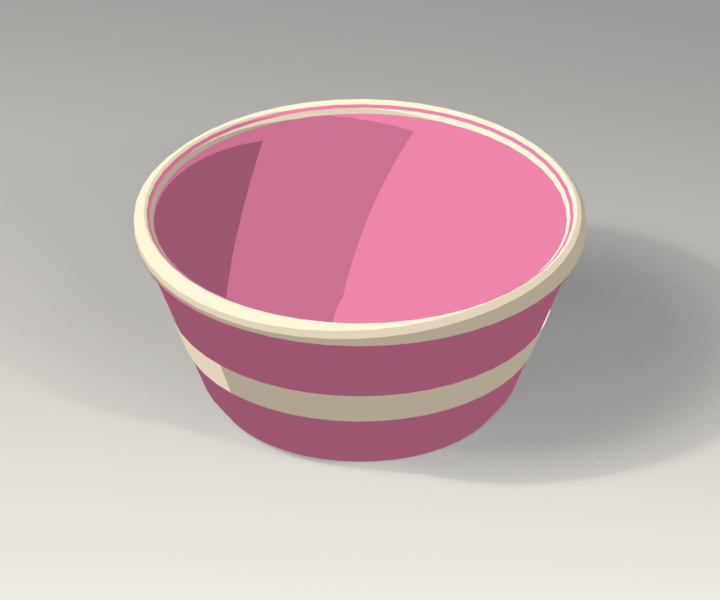
#> input picture Art/Previews/ToonKit/01_Empty_bowl.png, 720 x 600 px; its folder holds only this picture in this run
$ python compose_toon_kit.py
#> lines starting #> are read from the running program, lines starting #| are printed output that depends on the picture
"""Make labeled contact sheets from the actual Blender asset renders."""
import json
import math
from pathlib import Path
from PIL import Image, ImageDraw, ImageFont

ROOT=Path(__file__).resolve().parents[2]
OUT=ROOT/'Art/Previews/ToonKit'
if (OUT/'inventory.json').exists():
    inventory=json.loads((OUT/'inventory.json').read_text())
else:
    inventory=[]
    for path in sorted(OUT.glob('[0-9][0-9]_*.png')):
        i=int(path.name[:2])
        group='Serving' if i<=16 else 'Flavors' if i<=40 else 'Toppings' if 42<=i<=59 else 'Supplies' if i in [41,60,61,62] else 'Vehicles' if 81<=i<=84 else 'Staff' if 85<=i<=88 else 'Furniture' if i in [*range(63,72),76,78,79] else 'Buildings'
        inventory.append({'name':path.stem[3:].replace('_',' '),'group':group,'preview':path.name})
font=ImageFont.truetype('C:/Windows/Fonts/segoeui.ttf',22)
title=ImageFont.truetype('C:/Windows/Fonts/segoeuib.ttf',38)
small=ImageFont.truetype('C:/Windows/Fonts/segoeui.ttf',18)
groups=list(dict.fromkeys(e['group'] for e in inventory))
for group in groups:
    entries=[e for e in inventory if e['group']==group]
    columns=4 if len(entries)>6 else 2
    rows=math.ceil(len(entries)/columns)
    cellw,cellh=440,414
    board=Image.new('RGB',(columns*cellw+48,rows*cellh+150),'#f5f0e7')
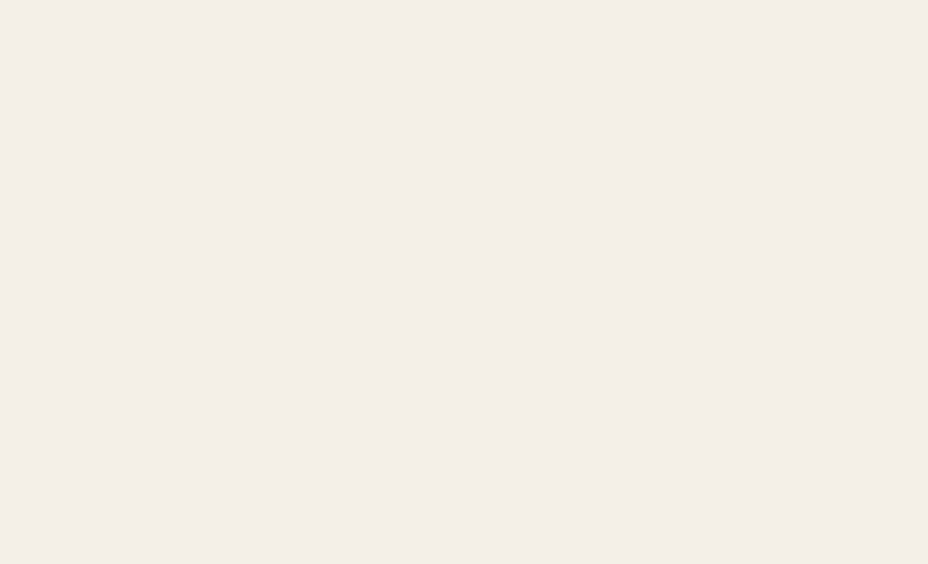
#> board: PIL image 928x564 RGB; mean R, G, B 245, 240, 231
    draw=ImageDraw.Draw(board)
    draw.text((28,19),'SCOOP / '+group.upper(),font=title,fill='#51415c')
    draw.text((30,76),'Selected toon style. Real Blender models. Items enlarged individually for review.',font=small,fill='#716678')
    for i,e in enumerate(entries):
        x=24+(i%columns)*cellw;y=124+(i//columns)*cellh
        im=Image.open(OUT/e['preview']).convert('RGB').resize((420,350),Image.Resampling.LANCZOS)
        board.paste(im,(x,y));draw.text((x+9,y+359),e['name'],font=font,fill='#51415c')
#> after `board.paste(im, (x, y))`:
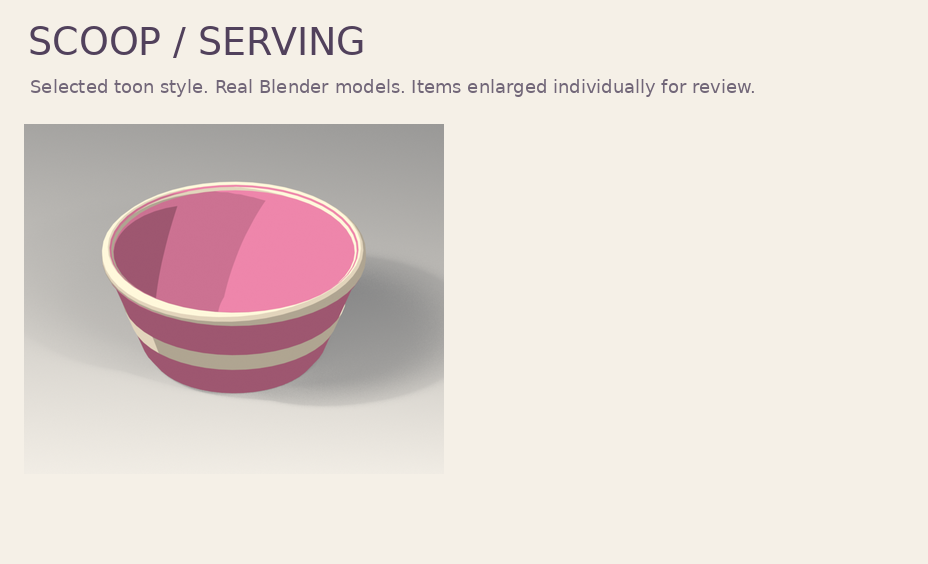
#> board: PIL image 928x564 RGB; mean R, G, B 229.4, 219.4, 214
    board.save(OUT/(group+'.png'))
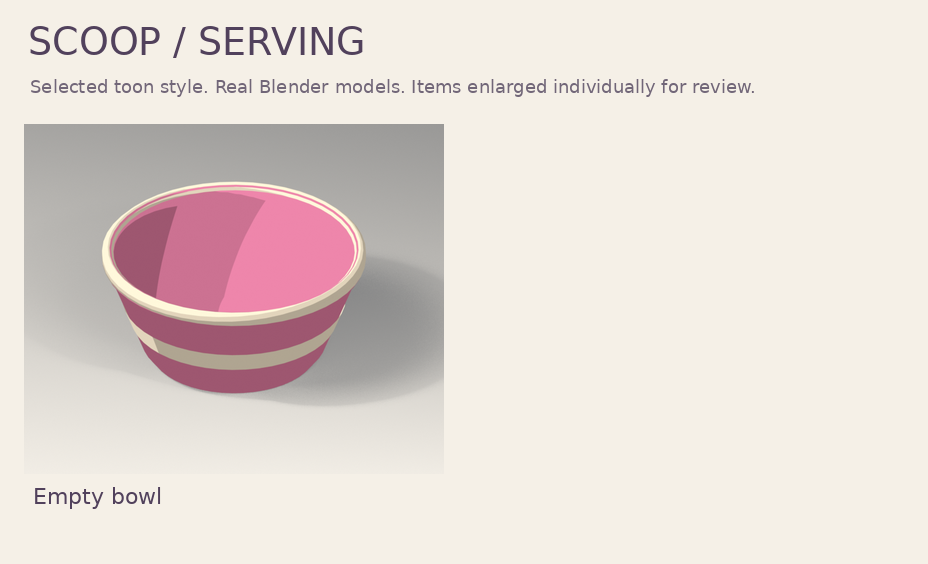
#> saved as Serving.png: PIL image 928x564 RGB; mean R, G, B 229.2, 219.2, 213.8
# A short overview uses representative models, with links to the complete boards in the index.
names=['Pop up stand','Expanded kiosk shell','12 slot locker','Waffle iron','Two scoop bowl','One swipe scooper','Strawberry tub','Chocolate sauce dispenser','Delivery bike 8 cargo','Ice cream truck','Expert employee','Supplier storefront']
#> (the run stopped early here; a loop or call above may not have finished)

$ run again, on Art/Previews/ToonKit/05_Empty_waffle_cone.png
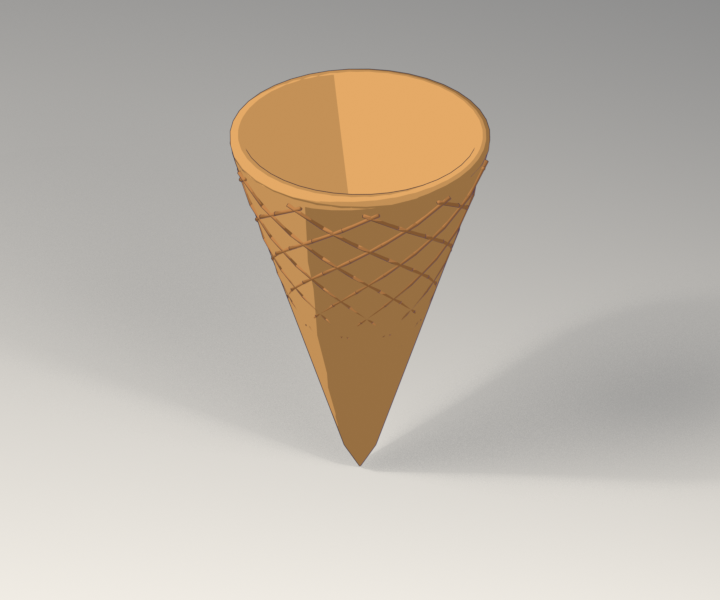
#> input picture Art/Previews/ToonKit/05_Empty_waffle_cone.png, 720 x 600 px
#> `board.paste(im, (x, y))`:
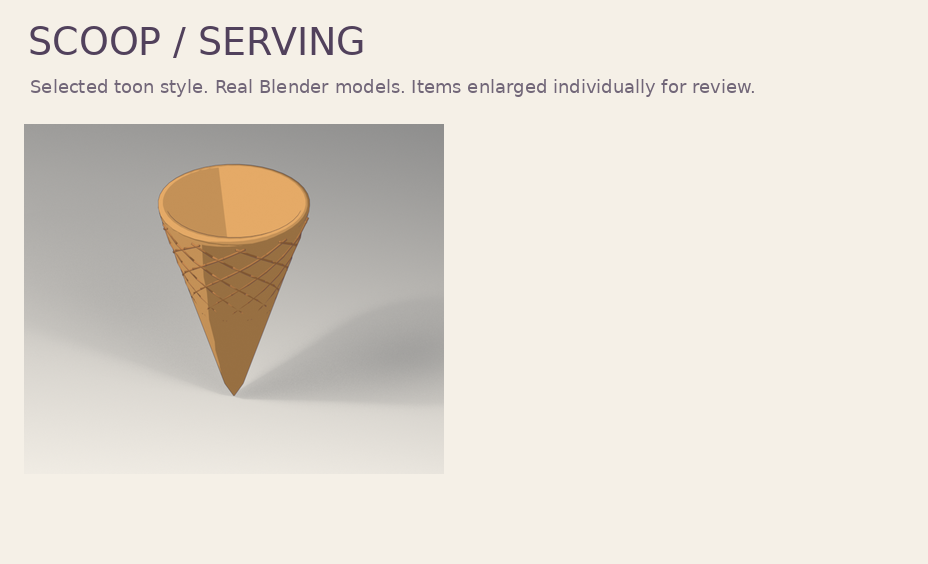
#> board: PIL image 928x564 RGB; mean R, G, B 227.5, 221.4, 212.1
#> `board.save(OUT/(group+'.png'))`:
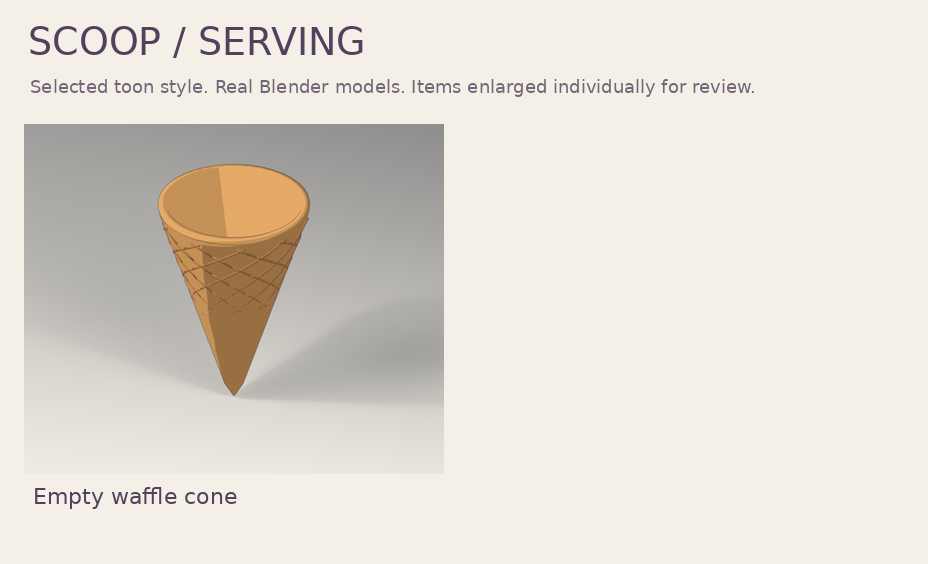
#> saved as Serving.png: PIL image 928x564 RGB; mean R, G, B 227.2, 221, 211.8

$ run again, on Art/Previews/ToonKit/07_Two_scoop_cone.png
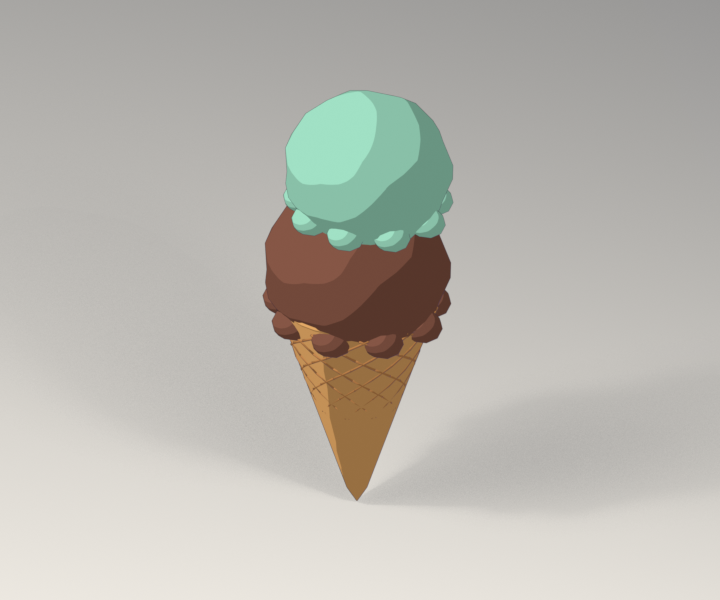
#> input picture Art/Previews/ToonKit/07_Two_scoop_cone.png, 720 x 600 px
#> `board.paste(im, (x, y))`:
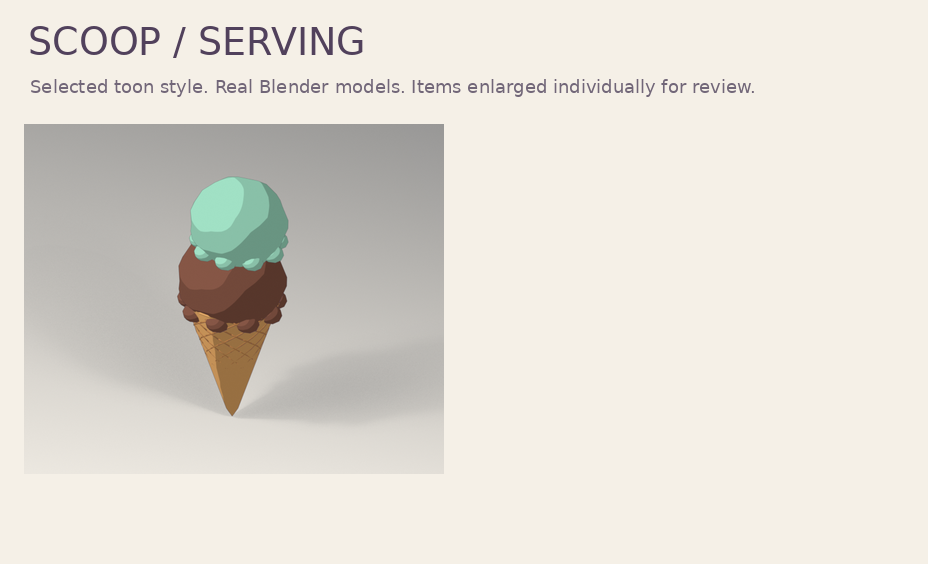
#> board: PIL image 928x564 RGB; mean R, G, B 226.4, 222.1, 214
#> `board.save(OUT/(group+'.png'))`:
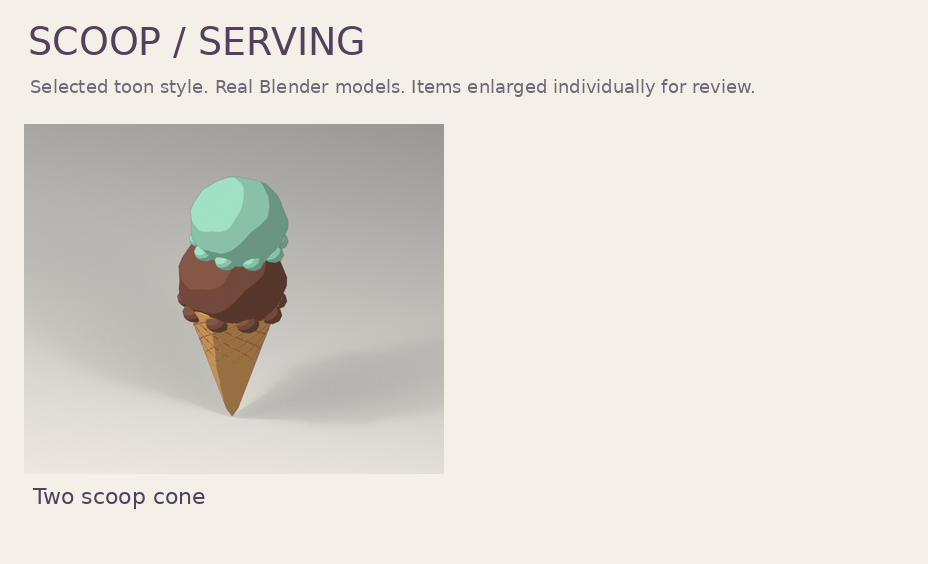
#> saved as Serving.png: PIL image 928x564 RGB; mean R, G, B 226.2, 221.9, 213.8

$ run again, on Art/Previews/ToonKit/02_Bowl_stack_12.png
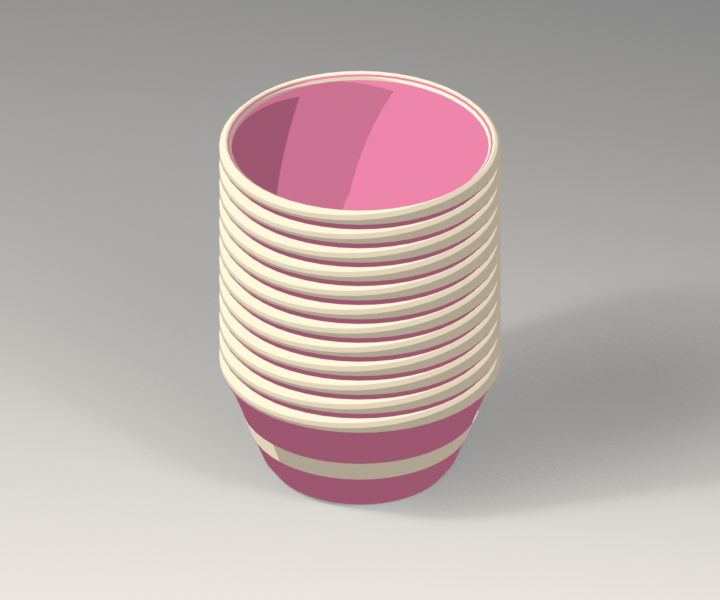
#> input picture Art/Previews/ToonKit/02_Bowl_stack_12.png, 720 x 600 px
#> `board.paste(im, (x, y))`:
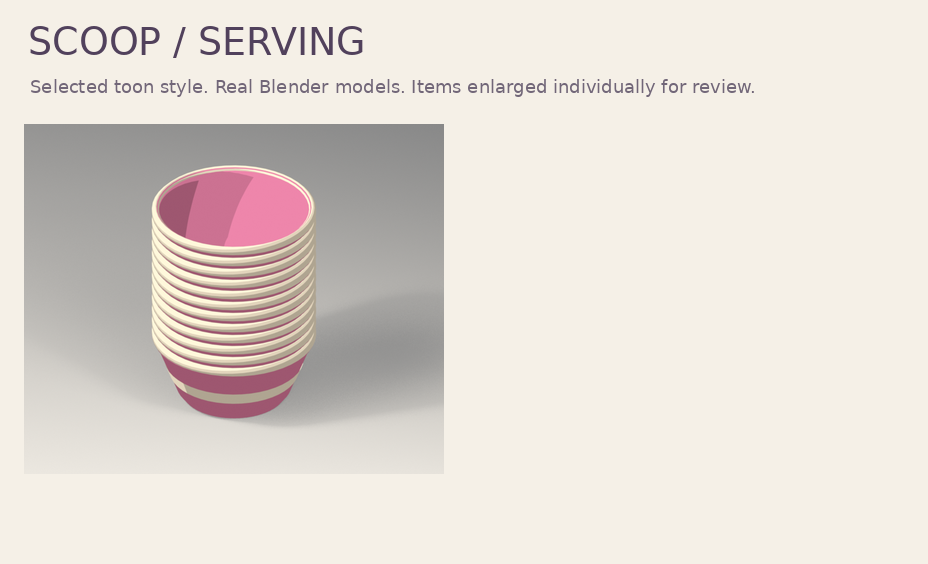
#> board: PIL image 928x564 RGB; mean R, G, B 226.9, 219.8, 212.9
#> `board.save(OUT/(group+'.png'))`:
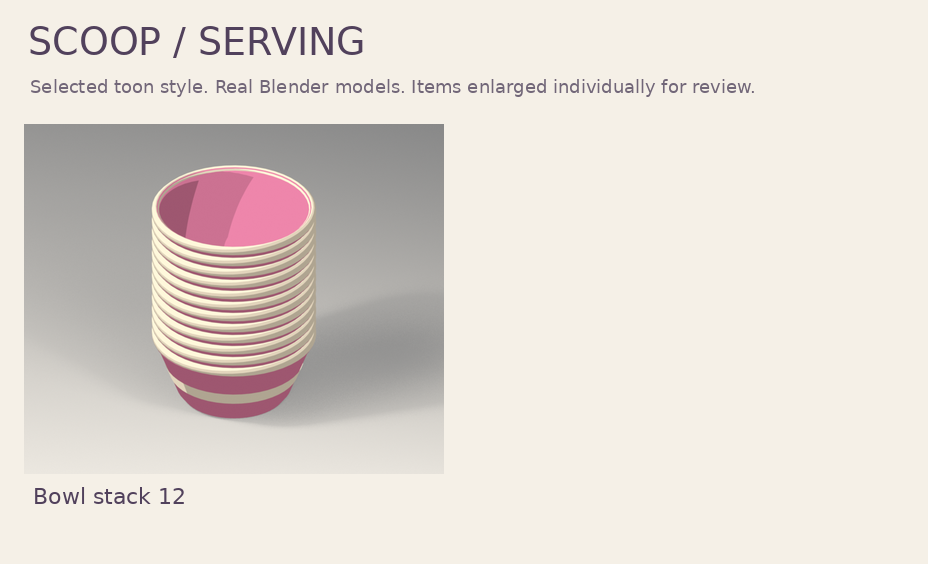
#> saved as Serving.png: PIL image 928x564 RGB; mean R, G, B 226.7, 219.6, 212.7
